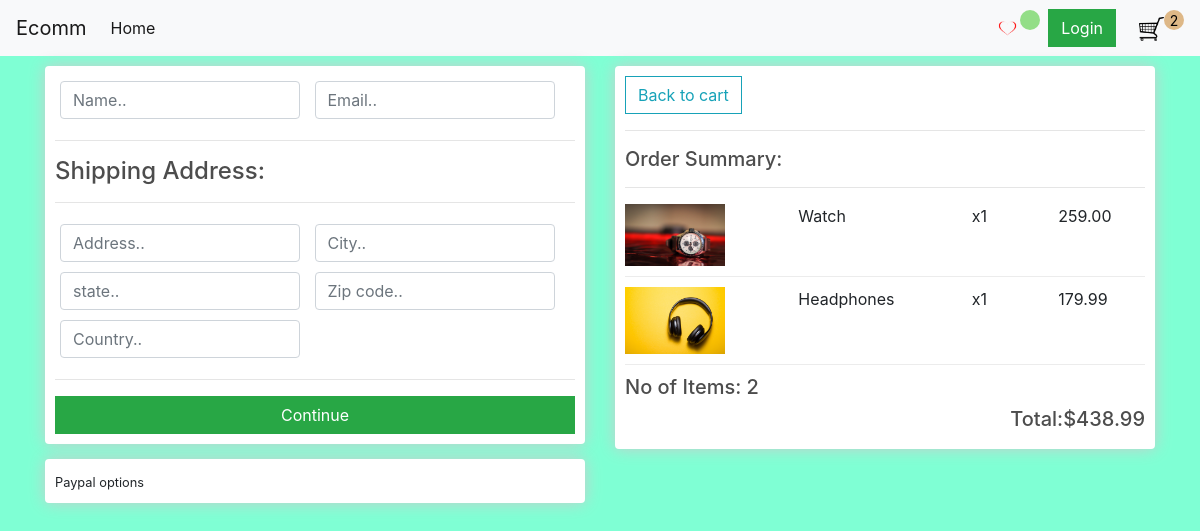
Screenshot of /checkout/ (signed in) with the database file from the repository.
### store/models.py (models this page shows, shortened)
class Order(models.Model):
    customer=models.ForeignKey(Customer,on_delete=models.SET_NULL,null=True,blank=True)
    date_ordered=models.DateTimeField(auto_now_add=True)
    complete=models.BooleanField(default=False,null=True,blank=False)
    transaction_id=models.CharField(max_length=200,null=True)
    @property
    def get_cart_total(self):
        orderitems=self.orderitem_set.all()
        total=sum([item.get_total for item in orderitems])
        return total
    @property
    def get_cart_items(self):
        orderitems=self.orderitem_set.all()
        total=sum([item.quantity for item in orderitems])
        return total

class OrderItem(models.Model):
    product=models.ForeignKey(Product,on_delete=models.SET_NULL,null=True,blank=True)
    order=models.ForeignKey(Order,on_delete=models.SET_NULL,null=True,blank=True)
    quantity=models.IntegerField(default=0,null=True,blank=True)
    date_added=models.DateTimeField(auto_now_add=True)
    @property
    def get_total(self):
        total=self.product.price*self.quantity
        return total

class Product(models.Model):
    name=models.CharField(max_length=200)
    price=models.FloatField()
    digital=models.BooleanField(default=False,null=True,blank=True)
    image=models.ImageField(null=True,blank=True)
    @property
    def imageURL(self):
        try:
            url=self.image.url
        except:
            url=''
        return url

### store/views.py (the view)
# urls.py: path('checkout/',views.checkout,name='checkout'),
def checkout(request):
    if request.user.is_authenticated:
        customer=request.user.customer
        order, created = Order.objects.get_or_create(customer=customer,complete=False)
        items=order.orderitem_set.all()
    else:
        items=[]
        order={'get_cart_total':0,'get_cart_items':0}
    context={'items':items,'order': order}
    return render(request,'store/checkout.html',context)

### store/templates/store/checkout.html
{%extends 'main.html'%}
{% load static %}
{% block content %}
<div class="row">
<div class="col-lg-6">
    <div class="box-element" id="form-wrapper">
<form id="form">
<div id="user-info">
<div class="form-field">
<input required class="form-control" type="text" name="name" placeholder="Name..">
</div>
<div class="form-field">
    <input required class="form-control" type="email" name="email" placeholder="Email..">
    </div>
</div>
<hr>
<h4>Shipping Address:</h4>
<hr>
<div id="shipping-info">
    <div class="form-field">
        <input required class="form-control" type="text" name="address" placeholder="Address..">
        </div>
        <div class="form-field">
            <input required class="form-control" type="text" name="city" placeholder="City..">
            </div>
            <div class="form-field">
                <input required class="form-control" type="text" name="state" placeholder="state..">
                </div>
                <div class="form-field">
                    <input required class="form-control" type="text" name="Zip code" placeholder="Zip code..">
                    </div>
                    <div class="form-field">
                        <input required class="form-control" type="text" name="country" placeholder="Country..">
                        </div>
</div>
<hr>
<input id="form-button" class="btn btn-success btn-block" type="submit" value="Continue">
</form>
    </div>
</div>
<div class="col-lg-6">
    <div class="box-element">
        <a href="{% url 'cart'%}" class=" btn btn-outline-info mr-sm-2">Back to cart</a>
<hr>
<h5>Order Summary:</h5>
<hr>
{%for item in items %}
        <div class="cart-row">
            <div style="flex:2 ;"><img class="row-image" src="{{item.product.imageURL}}"></div>
            <div style="flex:2 ;">{{item.product.name}}</div>
            <div style="flex:1 ;">x{{item.quantity}}</div>
            <div style="flex:1 ;">{{item.product.price|floatformat:2}}</div>
        </div>
        {% endfor %}
                <h5 style="text-align: left;" >No of Items: {{order.get_cart_items}}</h5>
                <h5 style="text-align: right;">Total:${{order.get_cart_total|floatformat:2}}</h5>
    </div>
  </div>
</div>
<div class="row">
    <div class="col-lg-6">
        <div class="box-element "  id="payment-info">
        <small> Paypal options</small>
      </div>
    </div>
      </div>
{% endblock content %}

### templates/navbar.html (shortened to what this page needs)
{%load static%}
<nav class="navbar navbar-expand-lg navbar-light bg-light">
    <a class="navbar-brand" href="{% url 'store' %}">Ecomm</a>
    <div class="collapse navbar-collapse" id="navbarSupportedContent">
      <ul class="navbar-nav mr-auto">
        <li class="nav-item active">
          <a class="nav-link" href="{% url 'store' %}">Home <span class="sr-only">(current)</span></a>
        </li>
      </ul>
      <div class="form-inline my-2 my-lg-0">
        <a href="{% url 'wishlist' %}" >
          <img src="{% static 'images/wishlist.png' %}" class="cart">
        </a><p id="wishlist-total" class="mr-sm-2" >{{product.get_wishlist_items}}</p>
        <a href="" class="btn btn-success mr-sm-2" >Login</a>
        <a href="{% url 'cart' %}">
            <img src="{% static 'images/cart.png' %}" class="cart">
        </a><p id="cart-total">{{order.get_cart_items}}</p>
      </div>
    </div>
  </nav>

### static/css/main.css (style rules this page uses)
body { background-color: aquamarine; }
.cart { width: 25px; display: inline-block; margin-left: 15px; }
#cart-total { display: block; text-align: center; color: #000; background-color:burlywood; width: 20px; height: 20px; border-radius: 50% ; font-size: 14px; }
#wishlist-total { display: block; text-align: center; color: #000; background-color:rgb(147, 222, 135); width: 20px; height: 20px; border-radius: 50% ; font-size: 14px; }
h1,h2,h3,h4,h5,h6 { color:hsl(0, 0%, 30%); }
.box-element { box-shadow:hsl(0, 0%, 80%) 0 0 16px; background-color: #fff; border-radius: 4px; padding: 10px; }
.col-lg-4, .col-lg-6, .col-lg-8, .col-lg-12 { margin-top: 10px; }
.btn { border-radius: 0; }
.row-image { width: 100px; }
.form-field { width:250px; display: inline-block; padding: 5px; }
.cart-row { display: flex; align-items: flex-stretch; padding-bottom: 10px; margin-bottom: 10px; border-bottom: 1px solid #ececec; }

### rows the page displays
Order: get_cart_items "2", get_cart_total "438.99"
OrderItem: product.imageURL (picture), product.name "Watch", quantity "1", product.price "259.00"
OrderItem: product.imageURL (picture), product.name "Headphones", quantity "1", product.price "179.99"
